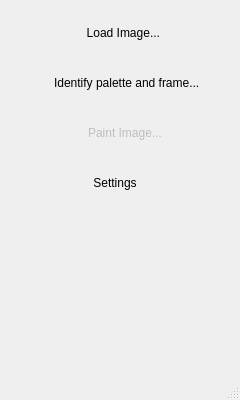
<?xml version="1.0" encoding="UTF-8"?>
<ui version="4.0">
 <class>MainUI</class>
 <widget class="QMainWindow" name="MainUI">
  <property name="geometry">
   <rect>
    <x>0</x>
    <y>0</y>
    <width>240</width>
    <height>400</height>
   </rect>
  </property>
  <property name="minimumSize">
   <size>
    <width>240</width>
    <height>400</height>
   </size>
  </property>
  <property name="windowTitle">
   <string>RustDaVinci</string>
  </property>
  <property name="windowIcon">
   <iconset resource="../resources/icons.qrc">
    <normaloff>:/icons/RustDaVinci-icon.ico</normaloff>:/icons/RustDaVinci-icon.ico</iconset>
  </property>
  <widget class="QWidget" name="centralwidget">
   <widget class="QPushButton" name="loadImagePushButton">
    <property name="geometry">
     <rect>
      <x>10</x>
      <y>10</y>
      <width>220</width>
      <height>45</height>
     </rect>
    </property>
    <property name="contextMenuPolicy">
     <enum>Qt::DefaultContextMenu</enum>
    </property>
    <property name="acceptDrops">
     <bool>false</bool>
    </property>
    <property name="text">
     <string>               Load Image...             </string>
    </property>
    <property name="icon">
     <iconset resource="../resources/icons.qrc">
      <normaloff>:/icons/load_image_icon.png</normaloff>:/icons/load_image_icon.png</iconset>
    </property>
    <property name="iconSize">
     <size>
      <width>220</width>
      <height>45</height>
     </size>
    </property>
    <property name="checkable">
     <bool>false</bool>
    </property>
    <property name="autoDefault">
     <bool>false</bool>
    </property>
    <property name="default">
     <bool>false</bool>
    </property>
    <property name="flat">
     <bool>true</bool>
    </property>
   </widget>
   <widget class="QPushButton" name="identifyAreasPushButton">
    <property name="geometry">
     <rect>
      <x>10</x>
      <y>60</y>
      <width>220</width>
      <height>45</height>
     </rect>
    </property>
    <property name="text">
     <string>    Identify palette and frame...</string>
    </property>
    <property name="icon">
     <iconset resource="../resources/icons.qrc">
      <normaloff>:/icons/select_area_icon.png</normaloff>:/icons/select_area_icon.png</iconset>
    </property>
    <property name="iconSize">
     <size>
      <width>220</width>
      <height>45</height>
     </size>
    </property>
    <property name="flat">
     <bool>true</bool>
    </property>
   </widget>
   <widget class="QPushButton" name="paintImagePushButton">
    <property name="enabled">
     <bool>false</bool>
    </property>
    <property name="geometry">
     <rect>
      <x>10</x>
      <y>110</y>
      <width>220</width>
      <height>45</height>
     </rect>
    </property>
    <property name="text">
     <string>               Paint Image...            </string>
    </property>
    <property name="icon">
     <iconset resource="../resources/icons.qrc">
      <normaloff>:/icons/paint_image_icon.png</normaloff>:/icons/paint_image_icon.png</iconset>
    </property>
    <property name="iconSize">
     <size>
      <width>220</width>
      <height>45</height>
     </size>
    </property>
    <property name="flat">
     <bool>true</bool>
    </property>
   </widget>
   <widget class="QPushButton" name="settingsPushButton">
    <property name="geometry">
     <rect>
      <x>10</x>
      <y>160</y>
      <width>220</width>
      <height>45</height>
     </rect>
    </property>
    <property name="text">
     <string>                 Settings                    </string>
    </property>
    <property name="icon">
     <iconset resource="../resources/icons.qrc">
      <normaloff>:/icons/settings_icon.png</normaloff>:/icons/settings_icon.png</iconset>
    </property>
    <property name="iconSize">
     <size>
      <width>220</width>
      <height>45</height>
     </size>
    </property>
    <property name="flat">
     <bool>true</bool>
    </property>
   </widget>
  </widget>
  <widget class="QStatusBar" name="statusbar"/>
 </widget>
 <resources>
  <include location="../resources/icons.qrc"/>
 </resources>
 <connections/>
</ui>
